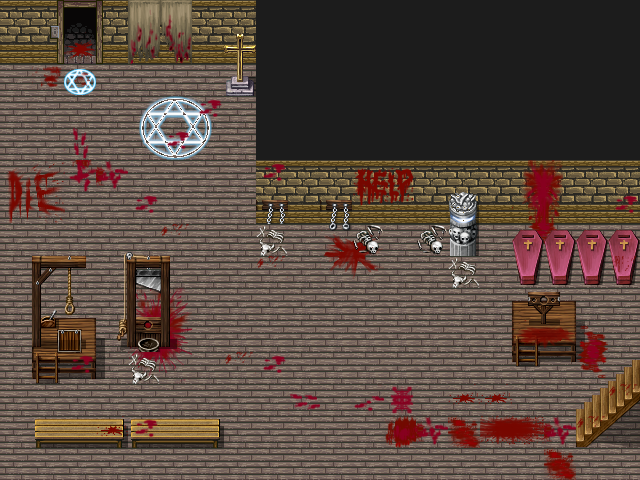

The image is a tile-based game level rendered from a .tmx file. Its description and source (layers, tilesets, objects; grid data summarised) follow:
An orthogonal 20x15 tile map with 32x32 px tiles, 2 tile layers (collision, background), 2 tilesets and 2 objects (2x object).

<map version="1.0" orientation="orthogonal" width="20" height="15" tilewidth="32" tileheight="32" backgroundcolor="#bfbfbf">
 <properties>
  <property name="id" value="300" />
 </properties>
 <tileset firstgid="1" name="realmap1" tilewidth="32" tileheight="32">
  <tileoffset x="-3" y="-3" />
  <image source="realmap1.jpg" width="640" height="480" />
 </tileset>
 <tileset firstgid="301" name="bloodyroom" tilewidth="32" tileheight="32">
  <image source="bloodyroom.png" width="640" height="480" />
 </tileset>
 <layer name="collision" width="20" height="15">
  <data>[300 cells, 61 non-empty, 1 distinct tile ids]</data>
 </layer>
 <layer name="background" width="20" height="15">
  <data>[300 cells, 300 non-empty, 300 distinct tile ids]</data>
 </layer>
 <objectgroup name="map" width="20" height="15" />
 <objectgroup name="interactive" width="20" height="15">
  <object name="door1" type="object" x="564" y="406" width="31" height="35">
   <properties>
    <property name="connection" value="12" />
    <property name="id" value="404" />
    <property name="objectType" value="door" />
   </properties>
  </object>
  <object name="door2" type="object" x="66" y="59" width="32" height="32">
   <properties>
    <property name="connection" value="13" />
    <property name="id" value="311" />
    <property name="objectType" value="door" />
   </properties>
  </object>
 </objectgroup>
</map>
